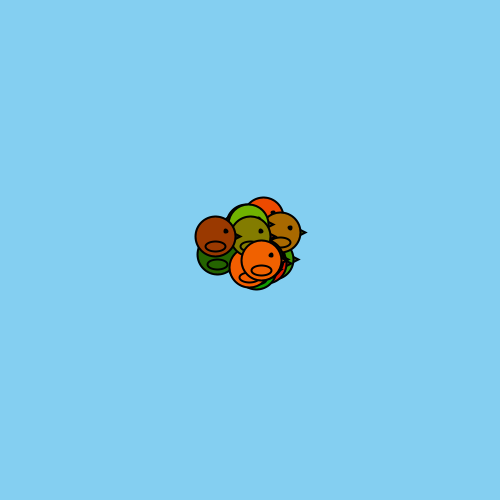
Frame 1 (no input)
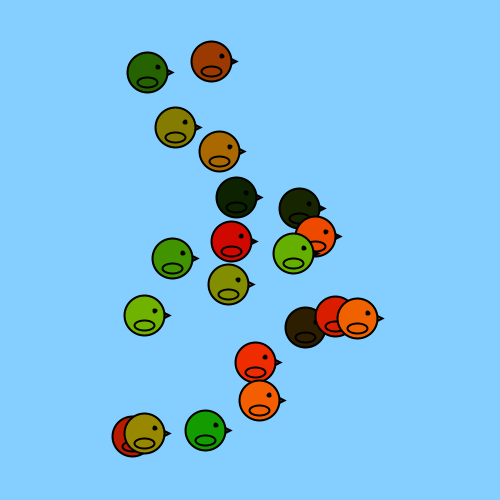
Frame 60 (the mouse pressed at the canvas centre just before this capture)
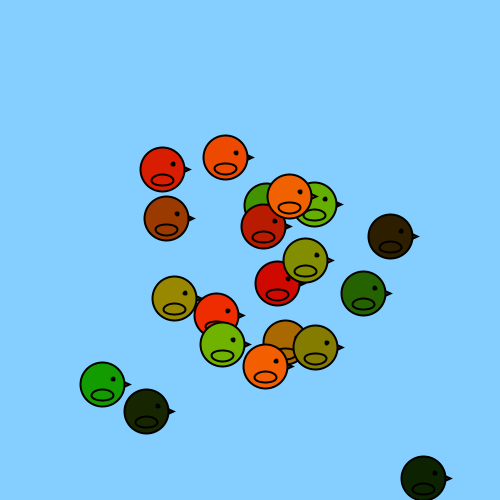
Frame 120 (the mouse held since frame 60 and released just before this capture)

The Processing sketch that drew these frames (run headless with seeded random() and noise(); from frame 60 on, the mouse is pressed at the canvas centre):

// Processing sketch: processing_146094
// ── processing_146094.pde

int a = 10;
int b = 18;
int Patos = 20;
int i;

////Matriu de posicions x i y de "Patos" elements:
float[] posX = new float[Patos];
float[] posY = new float[Patos];
//Matriu de colors de "Patos" elements pel cos, el bec i les ales:
color[] colorPatos = new color[Patos];
color[] colorBec = new color[Patos];
color[] colorUll = new color[Patos];


void setup(){
  size(500,500);
  //Determinar posicions inicials i colors:
  for(int i=0; i<Patos; i++){ //Si "i" es mes petit que "Patos", se li suma 1.
    posX[i] = (posX[i]+width/2)+(int)random(-20,20); //Posicio X inicial
    posY[i] = (posY[i]+height/2)+(int)random(-20,20); //Posicio Y inicial
    colorPatos[i] = color(random(251),random(188),random(0)); //Color del cos random per a cada Pato.
    colorBec[i] = color(random(233),random(96),random(15)); //Color del bec random per a cada Pato.
    colorUll[i] = color(0); //Color de l'ull random per a cada Pato.
  }
}

void draw(){
    background(132,207,posY[i]);

  //Determinar el bucle perque repeteixi les accions a tots els valors de les matrius:
  for(int i=0; i<Patos; i++){
    //Redeterminar les posicions inicials:
    posX[i] += random(-20,20);
    posY[i] += random(-20,20);

    //Determinar els rebots amb els limits:
    //en X:
    if(posX[i]<2*a){
      posX[i] = a*2;
    } 
    if(posX[i]>width-9*a/2){
      posX[i] = width-9*a/2;
    } 
    //en Y:
    if(posY[i]<2*a){
      posY[i] = a*2;
    } 
    if(posY[i]>height-2*a){
      posY[i] = height-2*a;
    } 
  
   //DIBUIX PATO:
    //bec:
    stroke(0);
    strokeWeight(2);
    fill(colorBec[i]);
    triangle(posX[i]+3*a/2,posY[i]-a/2,posX[i]+5*a/2,posY[i],posX[i]+3*a/2,posY[i]+a/2);
    //cos:
    fill(colorPatos[i]);
    ellipse(posX[i],posY[i],4*a,4*a);
    //ala:
    ellipse(posX[i],posY[i]+a,2*a,a);
    //ull;
    fill(colorUll[i]);
    ellipse(posX[i]+a,posY[i]-a/2,a/3,a/3);
  }
}


void mousePressed(){
  //Determinar les noves posicions inicials dels Patos al clicar el mouse:
   for(int i = 0; i<Patos; i++){
     posX[i] = mouseX;
     posY[i] = mouseY;
   }
  //Definir que fins a certes mides els Patos es facin grans a cada 'click'.
   if(a<b){
     a = a+1; 
   }
   if(a>=b){ //els Patos tornen a la mida original quan a=20.
     a = 10;
   }
} 
